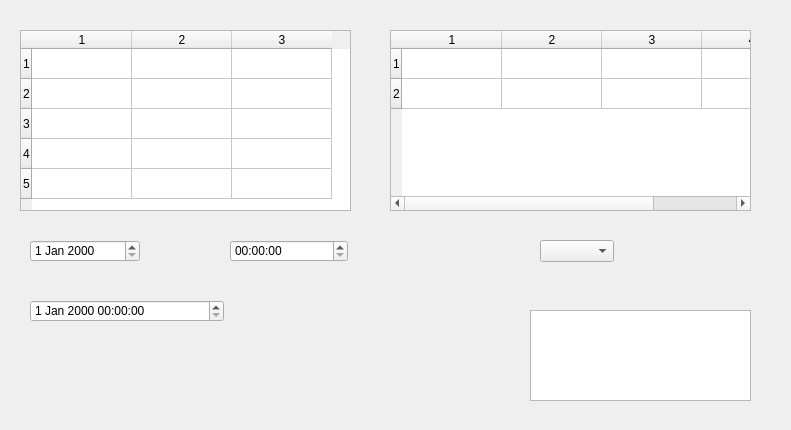
<ui version="4.0" >
 <class>TableWidgetTestDialog1Class</class>
 <widget class="QDialog" name="TableWidgetTestDialog1Class" >
  <property name="geometry" >
   <rect>
    <x>0</x>
    <y>0</y>
    <width>791</width>
    <height>430</height>
   </rect>
  </property>
  <property name="windowTitle" >
   <string>TableWidgetTestDialog1</string>
  </property>
  <widget class="BasarTableWidget" name="tableWidget_2" >
   <property name="geometry" >
    <rect>
     <x>20</x>
     <y>30</y>
     <width>331</width>
     <height>181</height>
    </rect>
   </property>
   <property name="rowCount" >
    <number>5</number>
   </property>
   <property name="columnCount" >
    <number>3</number>
   </property>
   <row/>
   <row/>
   <row/>
   <row/>
   <row/>
   <column/>
   <column/>
   <column/>
  </widget>
  <widget class="BasarTableWidget" name="tableWidget" >
   <property name="geometry" >
    <rect>
     <x>390</x>
     <y>30</y>
     <width>361</width>
     <height>181</height>
    </rect>
   </property>
   <property name="rowCount" >
    <number>2</number>
   </property>
   <property name="columnCount" >
    <number>4</number>
   </property>
   <row/>
   <row/>
   <column/>
   <column/>
   <column/>
   <column/>
  </widget>
  <widget class="BasarDateEdit" name="dateEdit" >
   <property name="geometry" >
    <rect>
     <x>30</x>
     <y>240</y>
     <width>110</width>
     <height>22</height>
    </rect>
   </property>
  </widget>
  <widget class="BasarTimeEdit" name="timeEdit" >
   <property name="geometry" >
    <rect>
     <x>230</x>
     <y>240</y>
     <width>118</width>
     <height>22</height>
    </rect>
   </property>
  </widget>
  <widget class="BasarDateTimeEdit" name="dateTimeEdit" >
   <property name="geometry" >
    <rect>
     <x>30</x>
     <y>300</y>
     <width>194</width>
     <height>22</height>
    </rect>
   </property>
  </widget>
  <widget class="MultiComboBox" name="comboBox" >
   <property name="geometry" >
    <rect>
     <x>540</x>
     <y>240</y>
     <width>74</width>
     <height>22</height>
    </rect>
   </property>
  </widget>
  <widget class="BasarTableWidget" name="tableWidget_3" >
   <property name="geometry" >
    <rect>
     <x>530</x>
     <y>310</y>
     <width>221</width>
     <height>91</height>
    </rect>
   </property>
  </widget>
 </widget>
 <layoutdefault spacing="6" margin="11" />
 <customwidgets>
  <customwidget>
   <class>BasarTableWidget</class>
   <extends>QTableWidget</extends>
   <header location="global" >libbasarqtwidget_tablewidget.h</header>
  </customwidget>
  <customwidget>
   <class>MultiComboBox</class>
   <extends>QComboBox</extends>
   <header location="global" >libbasarqtwidget_multicombobox.h</header>
  </customwidget>
  <customwidget>
   <class>BasarDateEdit</class>
   <extends>QDateEdit</extends>
   <header location="global" >libbasarqtwidget_dateedit.h</header>
  </customwidget>
  <customwidget>
   <class>BasarDateTimeEdit</class>
   <extends>QDateTimeEdit</extends>
   <header location="global" >libbasarqtwidget_datetimeedit.h</header>
  </customwidget>
  <customwidget>
   <class>BasarTimeEdit</class>
   <extends>QTimeEdit</extends>
   <header location="global" >libbasarqtwidget_timeedit.h</header>
  </customwidget>
 </customwidgets>
 <resources/>
 <connections/>
</ui>
